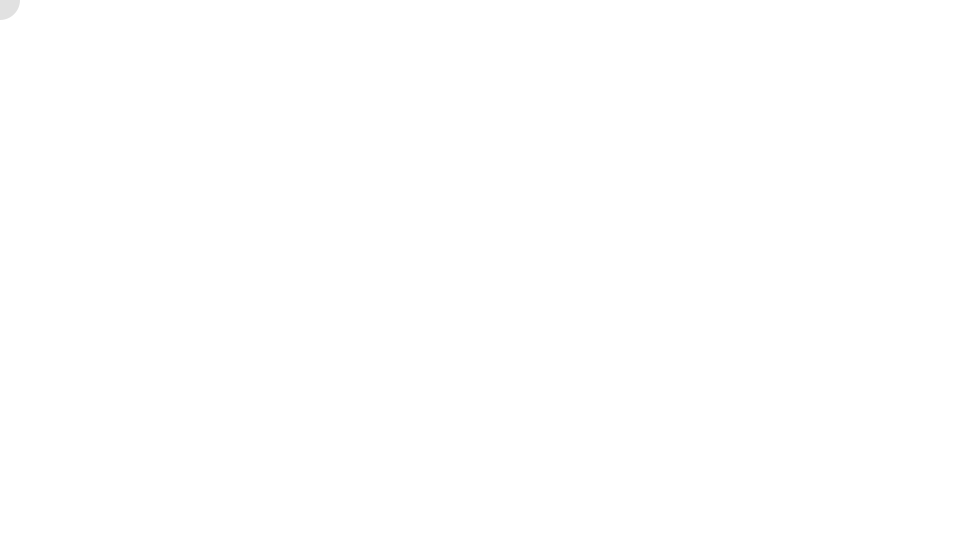
Frame 1 (no input)
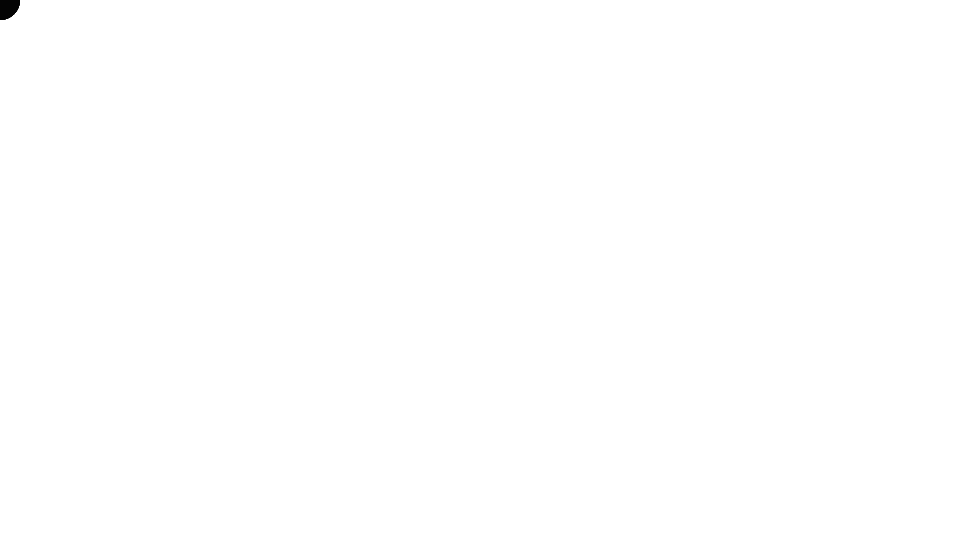
Frame 60 (the mouse pressed at the canvas centre just before this capture)
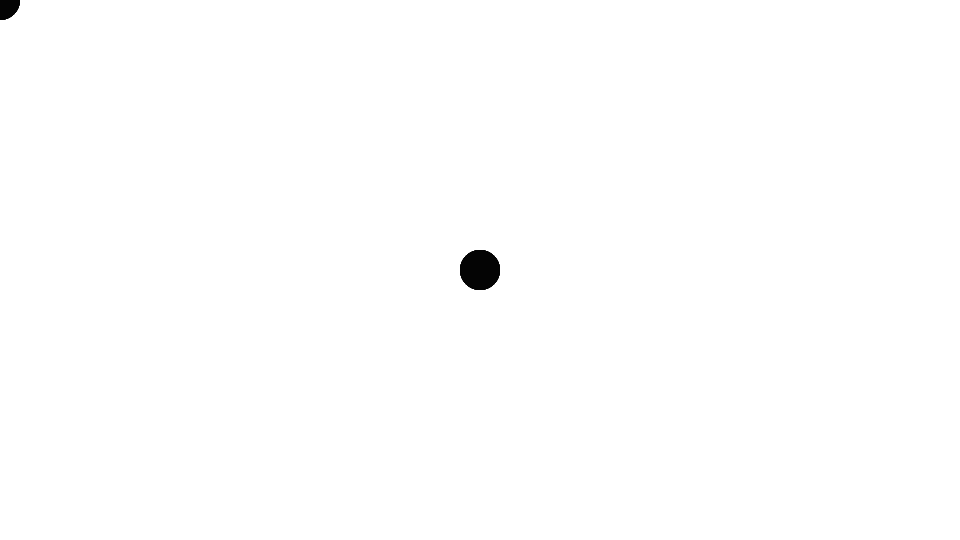
Frame 120 (the mouse held since frame 60 and released just before this capture)

The Processing sketch that drew these frames (run headless with seeded random() and noise(); from frame 60 on, the mouse is pressed at the canvas centre):

// Processing sketch: sketch06
// ── sketch06.pde
void setup() {
  size(960, 540);
  pixelDensity(displayDensity());
  background(255);
  noStroke();
}

void draw() {
  fill(0, 30);
  ellipse(mouseX, mouseY, 40, 40);
}

// マウスのボタンが押されると実行される関数
void mousePressed() {
  background(255);
}
